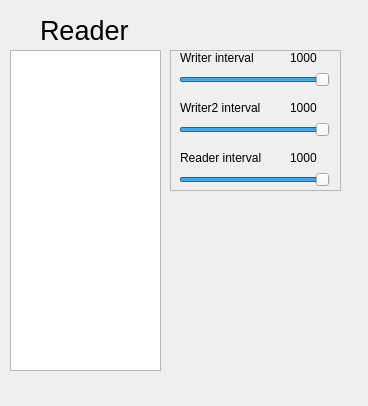
<?xml version="1.0" encoding="UTF-8"?>
<ui version="4.0">
 <class>MainWindow</class>
 <widget class="QMainWindow" name="MainWindow">
  <property name="geometry">
   <rect>
    <x>0</x>
    <y>0</y>
    <width>368</width>
    <height>406</height>
   </rect>
  </property>
  <property name="minimumSize">
   <size>
    <width>201</width>
    <height>300</height>
   </size>
  </property>
  <property name="maximumSize">
   <size>
    <width>999999</width>
    <height>999999</height>
   </size>
  </property>
  <property name="windowTitle">
   <string>Lab1</string>
  </property>
  <widget class="QWidget" name="centralwidget">
   <widget class="QFrame" name="frame">
    <property name="geometry">
     <rect>
      <x>170</x>
      <y>50</y>
      <width>171</width>
      <height>141</height>
     </rect>
    </property>
    <property name="frameShape">
     <enum>QFrame::StyledPanel</enum>
    </property>
    <property name="frameShadow">
     <enum>QFrame::Raised</enum>
    </property>
    <widget class="QLabel" name="label_4">
     <property name="geometry">
      <rect>
       <x>120</x>
       <y>100</y>
       <width>31</width>
       <height>16</height>
      </rect>
     </property>
     <property name="text">
      <string>1000</string>
     </property>
    </widget>
    <widget class="QSlider" name="horizontalSlider">
     <property name="geometry">
      <rect>
       <x>9</x>
       <y>20</y>
       <width>151</width>
       <height>20</height>
      </rect>
     </property>
     <property name="minimum">
      <number>50</number>
     </property>
     <property name="maximum">
      <number>1000</number>
     </property>
     <property name="value">
      <number>1000</number>
     </property>
     <property name="orientation">
      <enum>Qt::Horizontal</enum>
     </property>
     <property name="tickPosition">
      <enum>QSlider::NoTicks</enum>
     </property>
    </widget>
    <widget class="QLabel" name="label_2">
     <property name="geometry">
      <rect>
       <x>10</x>
       <y>100</y>
       <width>81</width>
       <height>16</height>
      </rect>
     </property>
     <property name="text">
      <string>Reader interval</string>
     </property>
    </widget>
    <widget class="QSlider" name="horizontalSlider_3">
     <property name="geometry">
      <rect>
       <x>9</x>
       <y>70</y>
       <width>151</width>
       <height>20</height>
      </rect>
     </property>
     <property name="minimum">
      <number>50</number>
     </property>
     <property name="maximum">
      <number>1000</number>
     </property>
     <property name="value">
      <number>1000</number>
     </property>
     <property name="orientation">
      <enum>Qt::Horizontal</enum>
     </property>
     <property name="tickPosition">
      <enum>QSlider::NoTicks</enum>
     </property>
    </widget>
    <widget class="QLabel" name="label_3">
     <property name="geometry">
      <rect>
       <x>120</x>
       <y>0</y>
       <width>31</width>
       <height>16</height>
      </rect>
     </property>
     <property name="text">
      <string>1000</string>
     </property>
    </widget>
    <widget class="QSlider" name="horizontalSlider_2">
     <property name="geometry">
      <rect>
       <x>9</x>
       <y>120</y>
       <width>151</width>
       <height>20</height>
      </rect>
     </property>
     <property name="minimum">
      <number>50</number>
     </property>
     <property name="maximum">
      <number>1000</number>
     </property>
     <property name="value">
      <number>1000</number>
     </property>
     <property name="orientation">
      <enum>Qt::Horizontal</enum>
     </property>
     <property name="tickPosition">
      <enum>QSlider::NoTicks</enum>
     </property>
    </widget>
    <widget class="QLabel" name="label_6">
     <property name="geometry">
      <rect>
       <x>120</x>
       <y>50</y>
       <width>31</width>
       <height>16</height>
      </rect>
     </property>
     <property name="text">
      <string>1000</string>
     </property>
    </widget>
    <widget class="QLabel" name="label">
     <property name="geometry">
      <rect>
       <x>10</x>
       <y>0</y>
       <width>81</width>
       <height>16</height>
      </rect>
     </property>
     <property name="text">
      <string>Writer interval</string>
     </property>
    </widget>
    <widget class="QLabel" name="label_5">
     <property name="geometry">
      <rect>
       <x>10</x>
       <y>50</y>
       <width>101</width>
       <height>16</height>
      </rect>
     </property>
     <property name="text">
      <string>Writer2 interval</string>
     </property>
    </widget>
   </widget>
   <widget class="QListWidget" name="listWidget">
    <property name="geometry">
     <rect>
      <x>10</x>
      <y>50</y>
      <width>151</width>
      <height>321</height>
     </rect>
    </property>
    <property name="movement">
     <enum>QListView::Static</enum>
    </property>
    <property name="isWrapping" stdset="0">
     <bool>false</bool>
    </property>
    <property name="resizeMode">
     <enum>QListView::Adjust</enum>
    </property>
    <property name="viewMode">
     <enum>QListView::ListMode</enum>
    </property>
   </widget>
   <widget class="QLabel" name="label_7">
    <property name="geometry">
     <rect>
      <x>40</x>
      <y>10</y>
      <width>91</width>
      <height>41</height>
     </rect>
    </property>
    <property name="text">
     <string>&lt;html&gt;&lt;head/&gt;&lt;body&gt;&lt;p&gt;&lt;span style=&quot; font-size:20pt;&quot;&gt;Reader&lt;/span&gt;&lt;/p&gt;&lt;/body&gt;&lt;/html&gt;</string>
    </property>
   </widget>
  </widget>
 </widget>
 <resources/>
 <connections/>
</ui>
